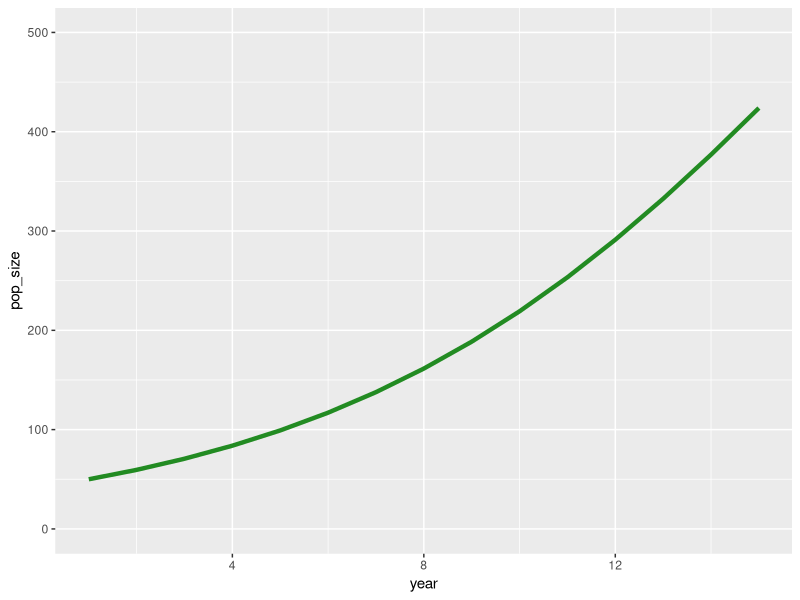
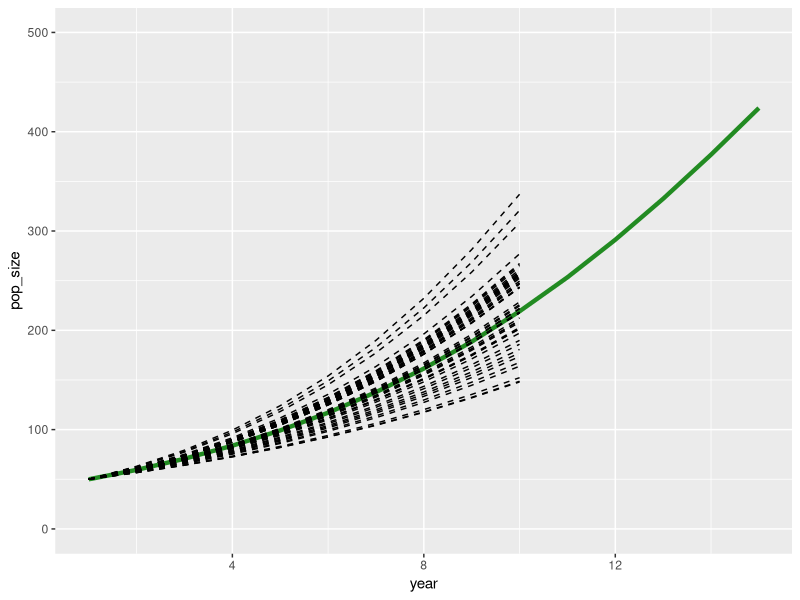
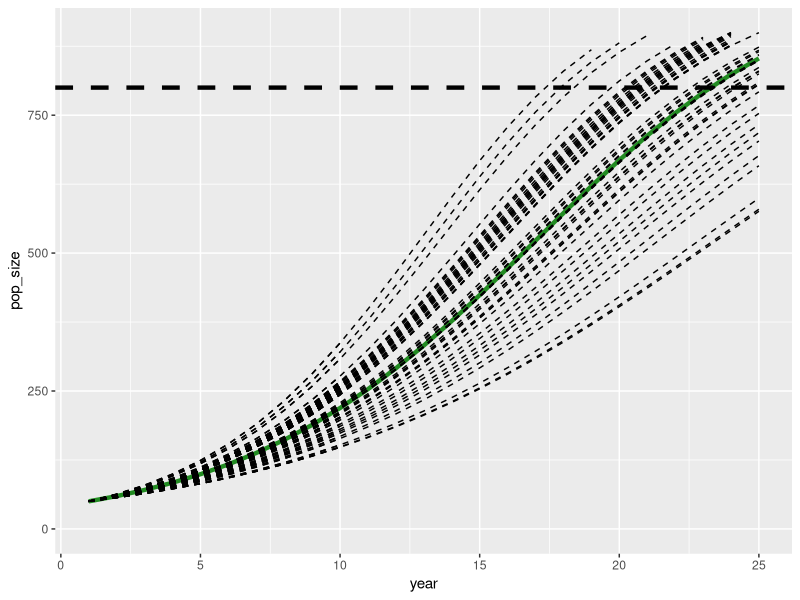
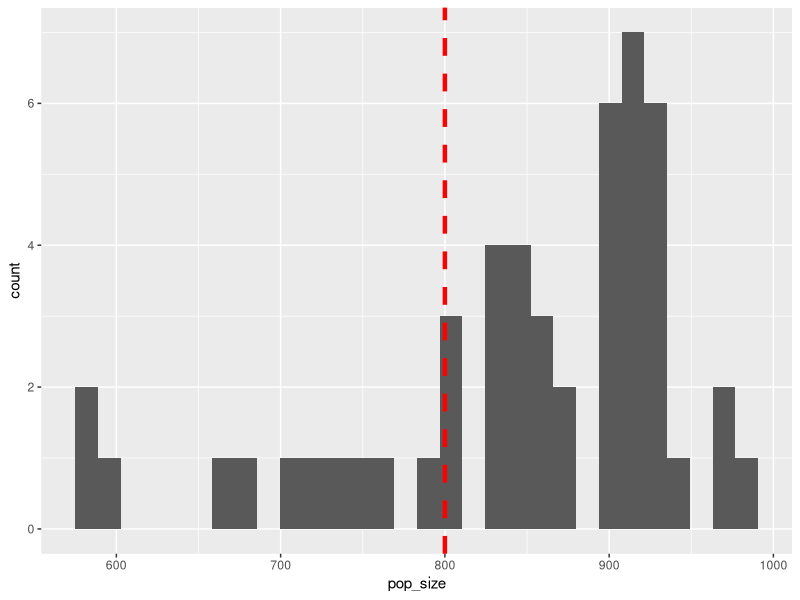
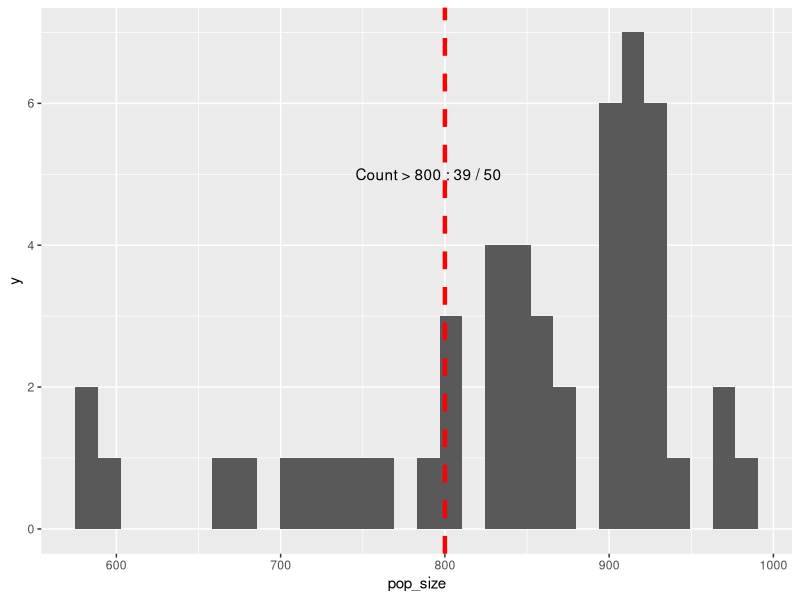

Write R code to recreate these figures, in order.
#Homework 6 #########
#Lucas Fischer


library(tidyverse)
#Objective 1#####

#A#_#_#_#_#_#_#_#_#_#_

#create a dataframe to be poulated by the equation
hell_pop <- data.frame(year = vector('numeric', 50L),
                      pop_size = vector('numeric',50L))

hell_pop$year <- seq(1:50)
hell_pop$pop_size[1] <- 50

#add variables
r = 0.2
k = 1000


#and run a for loop to popluate
for (i in 2:50){ # notice the 2:50: this is because of the year 0
  hell_pop$pop_size[i] <- hell_pop$pop_size[i-1] +
    r * hell_pop$pop_size[i-1] * (1 - hell_pop$pop_size[i-1] / k)
}

#B#_#_#_#_#_#_#_#_

# I chose a green line because green looks good.
plot1 <- ggplot(hell_pop, aes(x = year, y = pop_size)) +
  geom_line(color = 'forestgreen', linewidth = 1.5) + 
  xlim(1,15) + 
  ylim(0,500)

plot1



# Objective 2 ##############

#A #_#_#_#_#_#_#_#


rvec <- rnorm(0.2,0.03, n = 50)

#Lonnie showed me how to create a matrix and populate it.
#Super helpful for this format, would've taken me hours
sim_mat <- matrix(NA, nrow = 51, ncol = 50)
sim_mat[1,] <- 50

#I liked Lonnie's loop, but I kept the rnorm outside and used the outside
# loop to run through each r made in the vector
for (o in 1:50){
  
  for (i in 2:50){
    sim_mat[i, o] <- sim_mat[i-1, o] +
      rvec[o] * sim_mat[i-1, o] * (1 - sim_mat[i-1,o] / k)
  }
  
}

#This part was also a huge help from Lonnie, using the pivot.longer function
#Definitely would've needed some outside help for this part.
sim_df <- as.data.frame(sim_mat)
sim_df$year <- 0:50
sim_df_long <- pivot_longer(sim_df, cols = sim_df$year, names_to = "simnum",
                            values_to = "pop_size")
#this line is just to even the simulation with the given first line
sim_df_long$year <- sim_df_long$year + 1

#I simulated out the 50 years, figuring it would be easier to cut data than
# create it later.
sim_df_long_10 <- sim_df_long %>%
  filter(year %in% 1:10)


#Adding the simulations to the first plot.
plot2 <- plot1 + 
  geom_line(data = sim_df_long_10, aes(x = year, 
                                       y = pop_size, 
                                       group = simnum),
            linetype = "dashed")

plot2


#Objective 3 ###########

#same as before, filtering out the last 25 years.
sim_df_long_25 <- sim_df_long %>%
  filter(year %in% 1:25)

#adding it to the plot
plot3 <- plot2 + 
  geom_line(data = sim_df_long_25, aes(x = year, 
                                       y = pop_size,
                                       group = simnum),
            linetype = 'dashed') +
  geom_hline(yintercept = 800,
             linetype = "dashed",
             linewidth = 1.5) + 
  xlim(1,25) + 
  ylim(0,900)

plot3


sim_year_25 <- sim_df_long %>%
  filter(year == 25)

sim_hist <- ggplot(sim_year_25, aes(x = pop_size)) + 
  geom_histogram() + 
  geom_vline(xintercept = 800,
             color = 'red',
             linetype = 'dashed',
             linewidth = 1.5)

sim_hist                     

simtot <- sum(sim_year_25$pop_size > 800)

#I am not sure if this is the most efficient way of doing this, but whatever.
sim_hist2 <- sim_hist + 
  annotate("text",
           x = 790, y = 5, 
           label = paste("Count >", 800, ":", simtot, "/ 50"))
sim_hist2

#Sorry if this was a more tame commenting, It is early enough in the day
# That I have not lost my mind.
